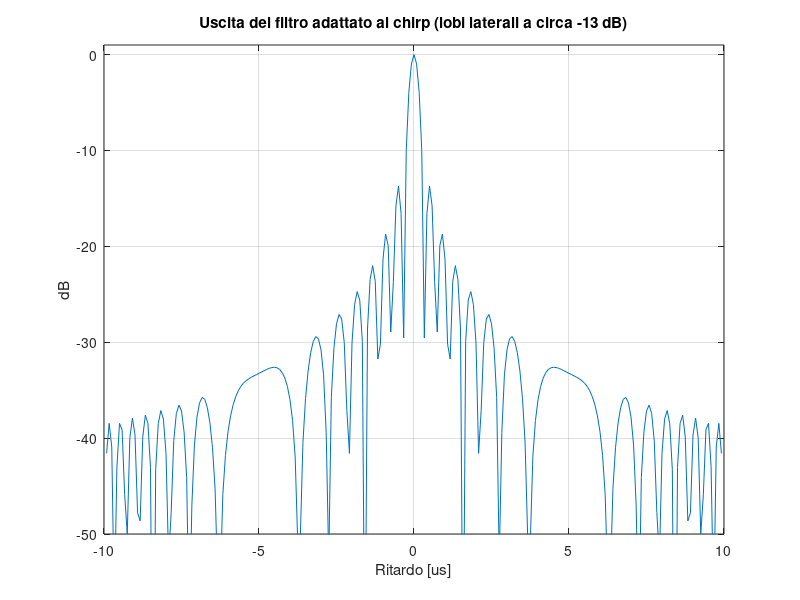
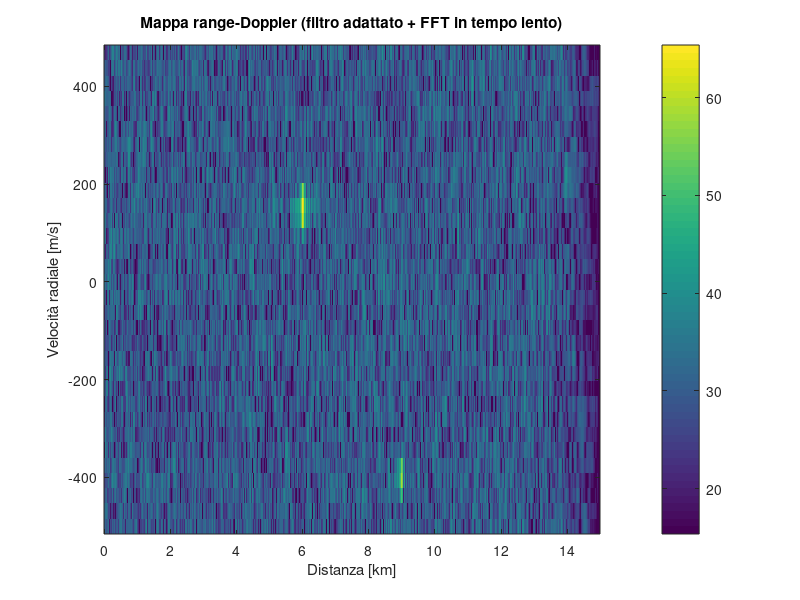

Source code (MATLAB) for these figures, in order:
%% Compressione d'impulso (chirp + filtro adattato) e mappa range-Doppler
% Schema: filtro adattato in tempo veloce (distanza), poi FFT in tempo lento (Doppler).
clear; close all; clc; rng(3);
c = 3e8; fc = 1.5e9; B = 3e6; tau = 10e-6; fs = 12e6;     % prodotto tempo-banda B*tau = 30
PRT = 100e-6; N = 32; lam = c/fc;

t = (0:round(tau*fs)-1)/fs;
chirp = exp(1j*pi*(B/tau)*(t - tau/2).^2);                % LFM in banda base
mf = conj(fliplr(chirp));                                 % filtro adattato h(t) = s*(-t)

% 1) Compressione del singolo impulso
comp = abs(conv(chirp, mf)); comp = comp/max(comp);
fprintf('Durata impulso: %.1f us -> dopo la compressione (-3 dB): %.2f us (teoria 0.886/B = %.2f us)\n', ...
    tau*1e6, sum(comp > 1/sqrt(2))/fs*1e6, 0.886e6/B);
fprintf('Risoluzione in distanza: %.0f m senza compressione, %.0f m con compressione\n', c*tau/2, c/(2*B));
figure; plot(((0:numel(comp)-1) - (numel(chirp)-1))/fs*1e6, 20*log10(max(comp, 1e-4))); grid on;
ylim([-50 1]); xlabel('Ritardo [us]'); ylabel('dB');
title('Uscita del filtro adattato al chirp (lobi laterali a circa -13 dB)');

% 2) Treno di N impulsi: due bersagli + rumore
ns = round(PRT*fs);
targets = [6000 150 1.0; 9000 -400 0.5];                  % distanza [m], velocità [m/s], ampiezza
data = (randn(N, ns) + 1j*randn(N, ns))/sqrt(2);
for it = 1:size(targets, 1)
    d = round(2*targets(it,1)/c*fs);
    fd = 2*targets(it,2)/lam;
    for n = 1:N
        idx = d + (1:numel(chirp));
        data(n, idx) = data(n, idx) + targets(it,3)*chirp*exp(1j*2*pi*fd*(n-1)*PRT);
    end
end

rc = zeros(N, ns);
for n = 1:N
    y = conv(data(n,:), mf);
    rc(n,:) = y(numel(mf):end);                           % compressione in distanza
end
win = 0.5 - 0.5*cos(2*pi*(0:N-1)'/(N-1));                 % finestra di Hann (senza toolbox)
rd = fftshift(fft(rc .* win, [], 1), 1);                  % FFT Doppler lungo il tempo lento

rng_axis = (0:ns-1)*c/(2*fs);
vel_axis = (-N/2:N/2-1)/(N*PRT)*lam/2;
P = 20*log10(abs(rd));
[~, imax] = max(P(:)); [i, j] = ind2sub(size(P), imax);
fprintf('Picco della mappa: R = %.0f m, v = %.0f m/s (bersaglio vero: 6000 m, 150 m/s; passo Doppler %.0f m/s)\n', ...
    rng_axis(j), vel_axis(i), lam/(2*N*PRT));
fprintf('Velocità non ambigua: +/- %.0f m/s\n', lam/(4*PRT));

figure; imagesc(rng_axis/1e3, vel_axis, P); axis xy; colorbar; caxis(max(P(:)) + [-50 0]);
xlabel('Distanza [km]'); ylabel('Velocità radiale [m/s]');
title('Mappa range-Doppler (filtro adattato + FFT in tempo lento)');
